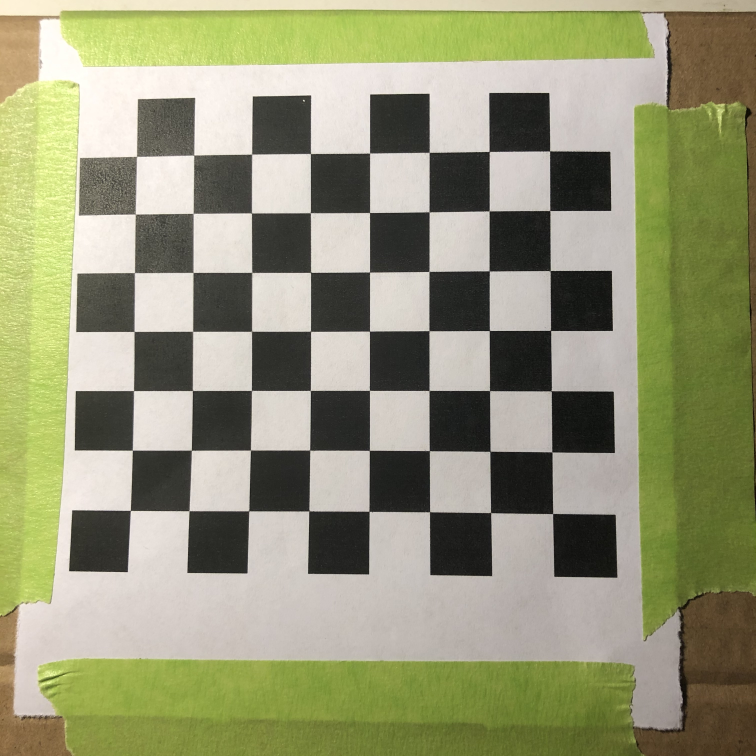
#> input picture chessboard_calibrate.jpg, 3024 x 3024 px (shown at 1/4 size)
$ python calibrate.py
#> lines starting #> are read from the running program, lines starting #| are printed output that depends on the picture; after the words box and inside, x2 and y2 are one past the last pixel; in counts of white or black regions, pixels touching at a corner belong together
import cv2
import numpy as np
import pickle

class Calibrate:
	def __init__(self, name='', image=None, device=''):
		self.name = name
		self.image = image
		self.device = device
		self.mtx = None
		self.dist = None
		self.obj_pts = []
		self.img_pts = []

	# From the OpenCV documentation
	def get_obj_pts(self, show_img=False):
		criteria = (cv2.TERM_CRITERIA_EPS + cv2.TERM_CRITERIA_MAX_ITER, 30, 0.001)
		objp = np.zeros((8*7, 3), np.float32)
		objp[:, :2] = np.mgrid[0:7, 0:8].T.reshape(-1,2)

		ret, corners = cv2.findChessboardCorners(self.image, (7, 8), None)

		if ret:
			corners2 = cv2.cornerSubPix(self.image, corners, (11, 11), (-1, -1), criteria)
			self.obj_pts.append(objp)
			self.img_pts.append(corners2)
			cv2.drawChessboardCorners(self.image, (7,8), corners2, ret)

		if show_img:
			cv2.imshow('Chessboard', self.image)
			cv2.waitKey(0)
			cv2.destroyAllWindows()

	def calibrate(self):
		ret, self.mtx, self.dist, _, _ = cv2.calibrateCamera(self.obj_pts, self.img_pts, self.image.shape[::-1], None, None)

	def save_info(self):
		calibrate_param = {'mtx': self.mtx, 'dist': self.dist}
		filename = './camera_correction/' + self.device + '_' + 'calibrate_param.pickle'
		pickle.dump(calibrate_param, open(filename, "wb"))

	@classmethod
	def load_chessboard_image(cls, img_file='chessboard_calibrate.jpg', device=''):
#> called with img_file = 'chessboard_calibrate.jpg', device = 'iPhone_8'
		img = cv2.imread(img_file)
#> img is the input picture: shape (3024, 3024, 3); mean B, G, R 118.5, 150.1, 149.1
		gray_img = cv2.cvtColor(img, cv2.COLOR_BGR2GRAY)
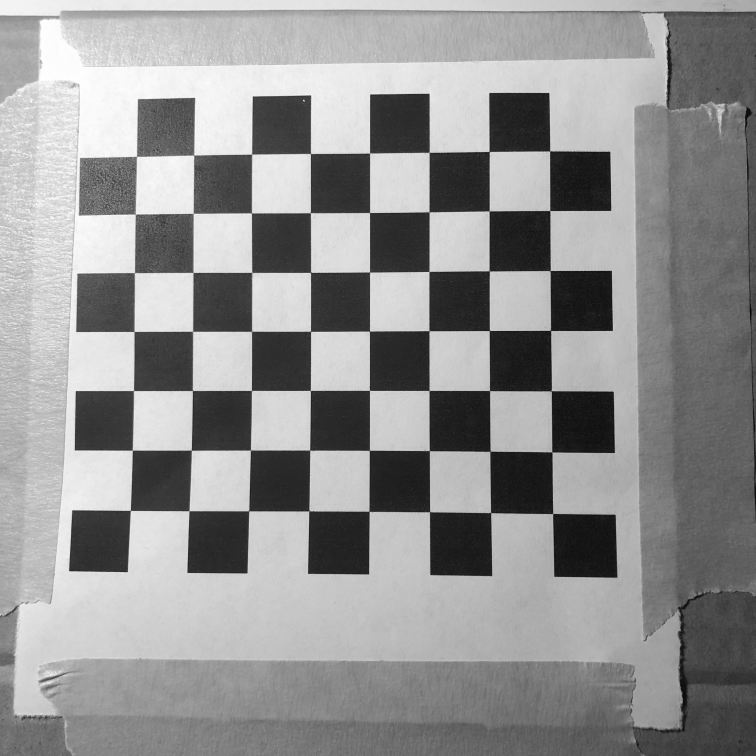
#> gray_img: shape (3024, 3024) (shown at 1/4 size); min 0, max 255, mean 146.2
		gray_img = cv2.resize(gray_img, (720, 720))
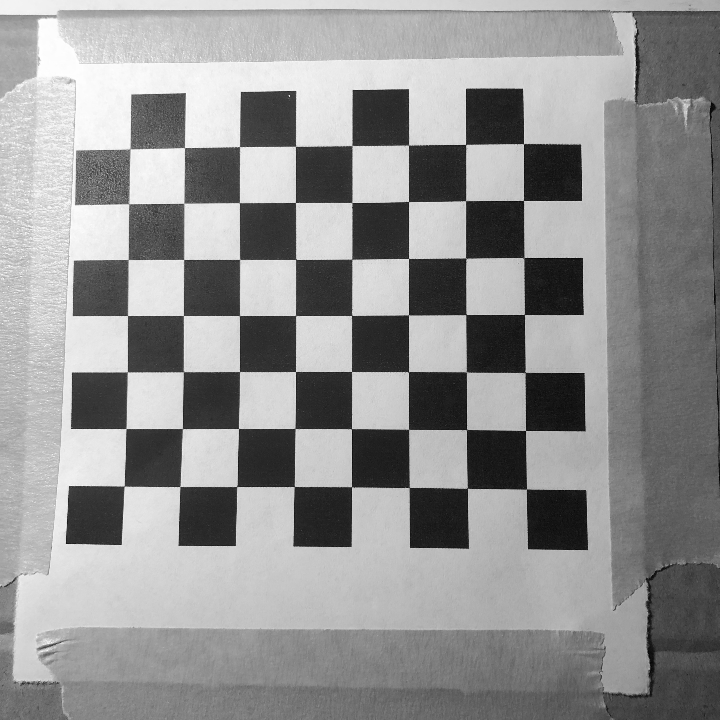
#> gray_img: shape (720, 720); min 3, max 254, mean 146.1
		return cls(name='chessboard', image=gray_img, device=device)

	@classmethod
	def load_qr_image(cls, img_file='chessboard_calibrate.jpg', device=''):
		img = cv2.imread(img_file)
		gray_img = cv2.cvtColor(img, cv2.COLOR_BGR2GRAY)
		gray_img = cv2.resize(gray_img, (720, 720))
		return cls(name='qr', image=gray_img, device=device)

def main():
	cb = Calibrate.load_chessboard_image(img_file='chessboard_calibrate.jpg', device='iPhone_8')
	cb.get_obj_pts()
#> in get_obj_pts, `ret, corners = cv2.findChessboardCorners(self.image, (7, 8), None)`: ret = True; corners = 56 rows, first 8: [124.2, 486], [126, 428.5], [127.4, 371.9], [127.5, 315.5], [128.2, 259.5], [128.7, 203.8], [130, 148.5], [179.9, 486.5]
#> in get_obj_pts, `corners2 = cv2.cornerSubPix(self.image, corners, (11, 11), (-1, -1), c..`: corners2 = 56 rows, first 8: [124.2, 486.2], [125.9, 428.5], [127.3, 371.9], [127.5, 315.5], [128.2, 259.5], [128.6, 203.6], [130, 148.8], [179.9, 486.6]
#> in get_obj_pts, `cv2.drawChessboardCorners(self.image, (7,8), corners2, ret)`:
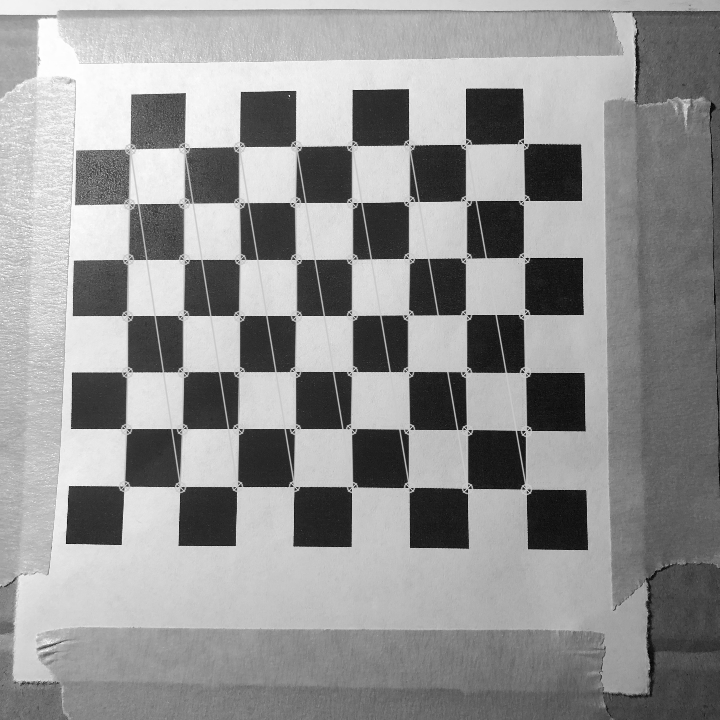
#> self.image: shape (720, 720); 3.54% of pixels changed, all inside (x1, y1, x2, y2) = (118, 138, 533, 496)
	cb.calibrate()
#> in calibrate, `ret, self.mtx, self.dist, _, _ = cv2.calibrateCamera(self.obj_pts, sel..`: ret = 0.383; self.mtx = [[618.5, 0, 338.9], [0, 620.9, 353.7], [0, 0, 1]]; self.dist = [[0.242, -1.11, 0.00309, 0.000951, 1.48]]
	cb.save_info()
#> in save_info, `calibrate_param = {'mtx': self.mtx, 'dist': self.dist}`: calibrate_param = {'mtx': [[618.5, 0, 338.9], [0, 620.9, 353.7], [0, 0, 1]], 'dist': [[0.242, -1.11, 0.00309, 0.000951, 1.48]]}

if __name__ == "__main__":
	main()
